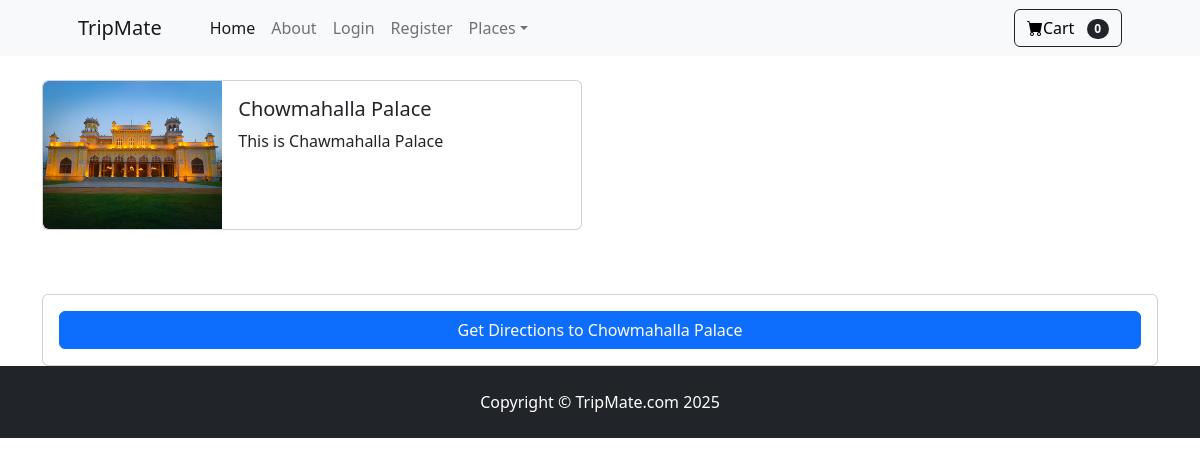
Page /product/3/ on the committed database.
### store/models.py (models this page shows, shortened)
class Product(models.Model):
    name = models.CharField(max_length=100)
    price = models.DecimalField(default=0, decimal_places=0,max_digits=6)
    category = models.ForeignKey(Category,on_delete=models.CASCADE,default=1)
    description = models.CharField(max_length=250,default='',blank = True,null=True )
    image = models.ImageField(upload_to='uploads/product/')
    latitude = models.FloatField(default=0.0)  # Add this
    longitude = models.FloatField(default=0.0)

### store/views.py (the view)
# urls.py: path('product/<int:pk>/', views.product, name='product'),
def product(request,pk):
    product = Product.objects.get(id=pk)
    return render(request, 'product.html', {'product':product })

### store/templates/product.html (shortened to what this page needs)
{% extends 'base.html' %}
{% block content %}
<div class="container">
    <br/>
    <div class="card mb-3" style="max-width: 540px;">
        <div class="row g-0">
          <div class="col-md-4">
            <img src="{{ product.image.url }}" class="img-fluid rounded-start" alt="...">
          </div>
          <div class="col-md-8">
            <div class="card-body">
              <h5 class="card-title">{{ product.name }}</h5>
              <p class="card-text">{{ product.description }}</p>
            </div>
          </div>
        </div>
      </div>
    <br/><br/>
    <div class="card p-3">
        <button onclick="openGoogleMaps()" class="btn btn-primary">Get Directions to {{ product.name }}</button>
    </div>
</div>
{% endblock %}

### rows in the picture
Product: image (picture), name "Chowmahalla Palace", description "This is Chawmahalla Palace"
